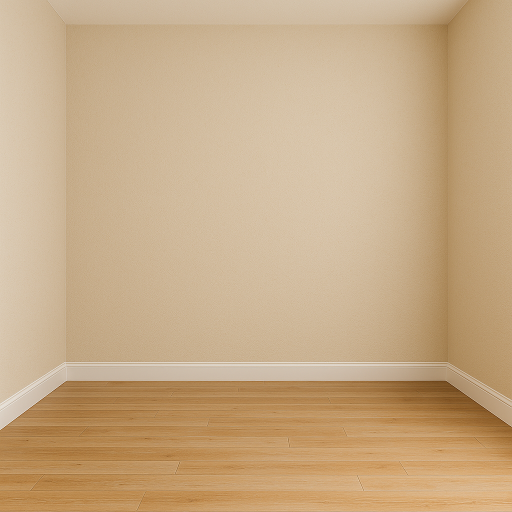
#> input picture media/images/room.png, 1024 x 1024 px (shown at 1/2 size)
$ python composeImg.py
#> lines starting #> are read from the running program, lines starting #| are printed output that depends on the picture
#!/usr/bin/env python3
"""
compose_people_hardcoded.py

Place two transparent-PNG “people” into a room background:
 - Scale the room to full monitor resolution
 - Helly on the left, Mark on the right
 - Equal spacing to the sides and between them
Scale each so that their face-region is
8° tall for Helly and 4° tall for Mark,
then shift both down by a fixed pixel offset,
additionally move Helly further down,
and shift Mark to the left by a fixed pixel offset.
"""

import math
import os
from PIL import Image

# === USER PARAMETERS ===
# Paths
media_dir = os.path.join(os.path.dirname(__file__), 'media', 'images')
BG_PATH       = os.path.join(media_dir, 'room.png')
P1_PATH       = os.path.join(media_dir, 'marki.png')    # Mark → will be on the right initially
P2_PATH       = os.path.join(media_dir, 'hellyi.png')   # Helly → will be on the left
OUTPUT_PATH   = os.path.join(media_dir, 'room_with_people.png')

# Face bounds in source images (Y-pixels)
FACE1_TOP     = 100   # Mark
FACE1_BOTTOM  = 300
FACE2_TOP     = 110   # Helly
FACE2_BOTTOM  = 310

# Desired face-height in degrees
DES_FACE1_DEG = 2.0   # Mark’s face: 4°
DES_FACE2_DEG = 4.0   # Helly’s face: 8°

# Monitor / screen specs (must match your PsychoPy monitor)
MON_WIDTH_CM     = 53.0      # physical width of monitor in cm
MON_DIST_CM      = 100.0     # viewing distance in cm
RES_X, RES_Y     = 1920, 1080  # resolution in pixels

# Vertical shifts (pixels)
VERT_SHIFT_PX        = 100   # applied to both Helly and Mark
HELLY_EXTRA_SHIFT_PX = 400   # additional downward shift for Helly only
# Horizontal shift for Mark (pixels)
MARK_LEFT_SHIFT_PX   = 200   # move Mark to the left
# === END PARAMETERS ===

def deg_to_px(deg, mon_width_cm, mon_dist_cm, res_px):
    """Convert visual angle in degrees to pixels."""
    width_mm   = mon_width_cm * 10
    dist_mm    = mon_dist_cm  * 10
    mm_per_px  = width_mm / res_px
    offset_mm  = dist_mm * math.tan(math.radians(deg))
    return offset_mm / mm_per_px


def main():
    # --- load & scale room background to full monitor resolution ---
    bg = Image.open(BG_PATH).convert('RGBA')
    bg = bg.resize((RES_X, RES_Y), Image.LANCZOS)
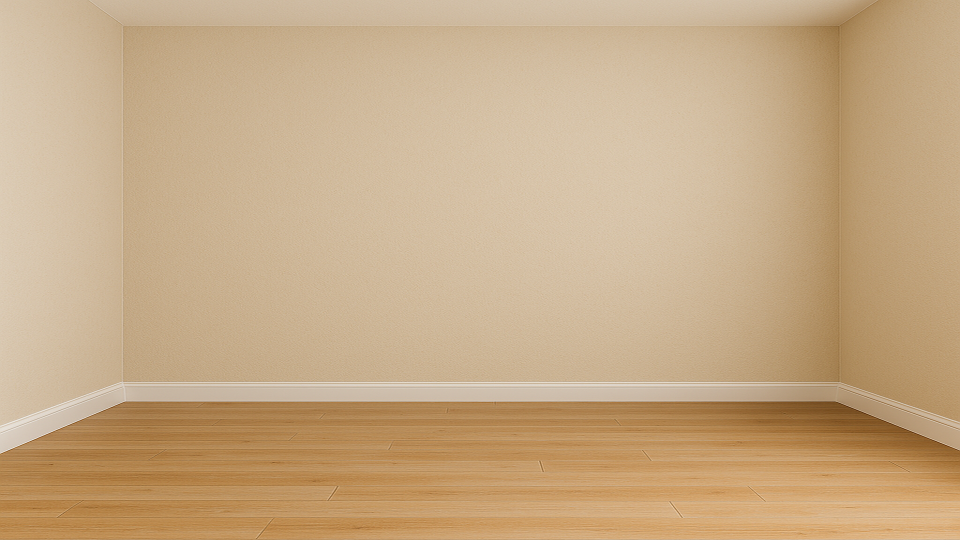
#> bg: PIL image 1920x1080 RGBA (shown at 1/2 size); mean R, G, B, A 198.6, 170.2, 133.8, 255

    # --- load people images ---
    mark  = Image.open(P1_PATH).convert('RGBA')
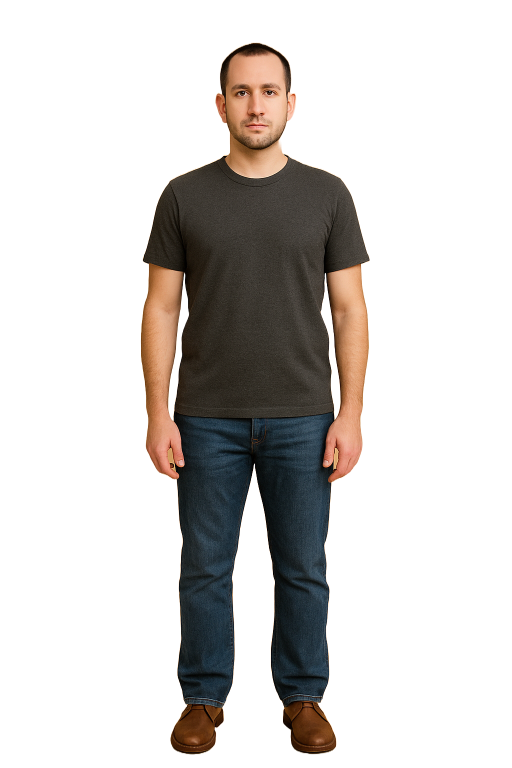
#> input picture media/images/marki.png, 1024 x 1536 px (shown at 1/2 size)
#> mark is the input picture: PIL image 1024x1536 RGBA; mean R, G, B, A 20.8, 17.6, 15.1, 65.7
    helly = Image.open(P2_PATH).convert('RGBA')
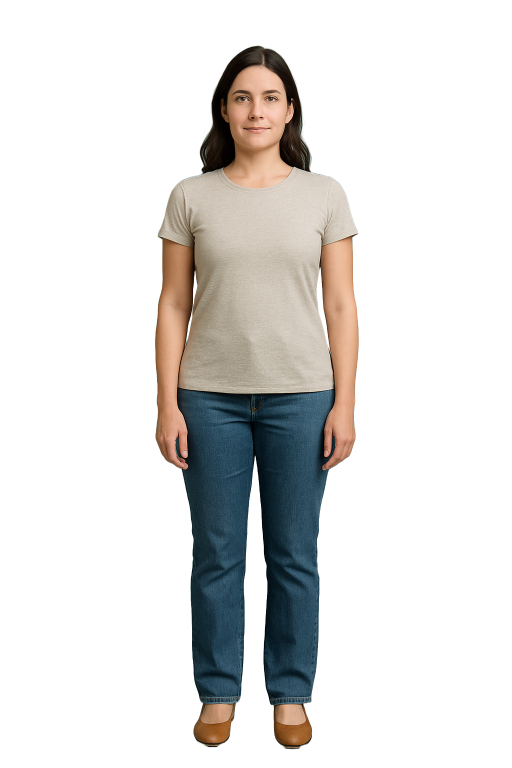
#> input picture hellyi.png, 1024 x 1536 px, found by its file name (shown at 1/2 size)
#> helly is the input picture: PIL image 1024x1536 RGBA; mean R, G, B, A 30.1, 29, 27.3, 61.7

    # --- compute scale factors so face-region matches desired visual angle ---
    face1_px   = FACE1_BOTTOM - FACE1_TOP
    face2_px   = FACE2_BOTTOM - FACE2_TOP
    target1_px = deg_to_px(DES_FACE1_DEG, MON_WIDTH_CM, MON_DIST_CM, RES_X)
    target2_px = deg_to_px(DES_FACE2_DEG, MON_WIDTH_CM, MON_DIST_CM, RES_X)
    scale1     = target1_px / face1_px    # Mark’s scale
    scale2     = target2_px / face2_px    # Helly’s scale

    # --- apply uniform scaling (maintaining aspect ratio) ---
    def scaled(img, scale):
#> called with scale = 0.633
        w, h = img.size
#> w = 1024; h = 1536
        return img.resize((int(round(w * scale)), int(round(h * scale))), Image.LANCZOS)
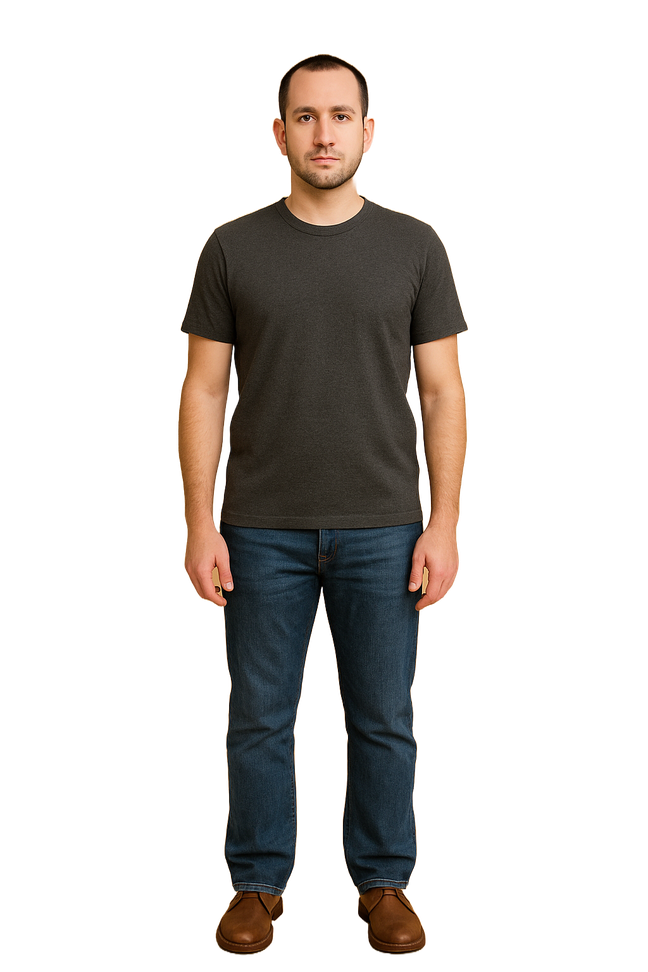
#> returned value: PIL image 648x972 RGBA; mean R, G, B, A 21.5, 18.2, 15.5, 65.7; transparent parts drawn white

    mark  = scaled(mark, scale1)
    helly = scaled(helly, scale2)

    # --- compute equal margins: left/inner/right gaps all the same ---
    total_w = bg.width
#> total_w = 1920
    # three gaps: left edge→helly, helly→mark, mark→right edge
    margin = (total_w - helly.width - mark.width) / 3.0
#> margin = -8.33
    x_helly = int(round(margin))
#> x_helly = -8
    x_mark_initial = int(round(2 * margin + helly.width))
#> x_mark_initial = 1280
    # apply extra left shift to Mark
    x_mark = x_mark_initial - MARK_LEFT_SHIFT_PX
#> x_mark = 1080

    # --- compute vertical positions and apply downward shifts ---
    y_center = int(round((bg.height) / 2))
#> y_center = 540
    y_helly  = y_center - helly.height // 2 + VERT_SHIFT_PX + HELLY_EXTRA_SHIFT_PX
#> y_helly = 68
    y_mark   = y_center - mark.height  // 2 + VERT_SHIFT_PX
#> y_mark = 154

    # --- composite & save ---
    composite = Image.new('RGBA', bg.size)
#> composite: PIL image 1920x1080 RGBA; every value is 0
    composite.paste(bg,    (0,      0))
    composite.paste(helly, (x_helly, y_helly), helly)
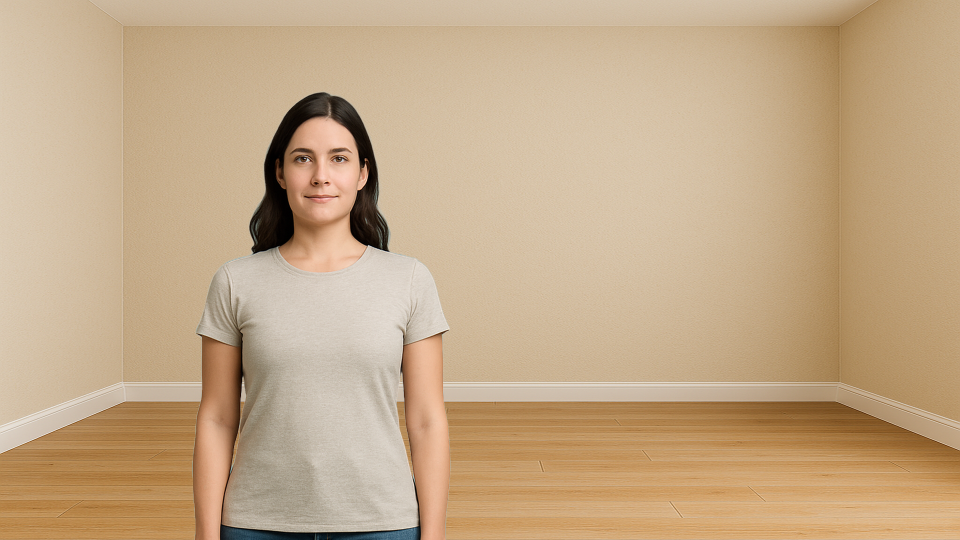
#> composite: PIL image 1920x1080 RGBA (shown at 1/2 size); mean R, G, B, A 195.4, 168.7, 135.8, 254.8; transparent parts drawn white
    composite.paste(mark,  (x_mark,  y_mark),  mark)
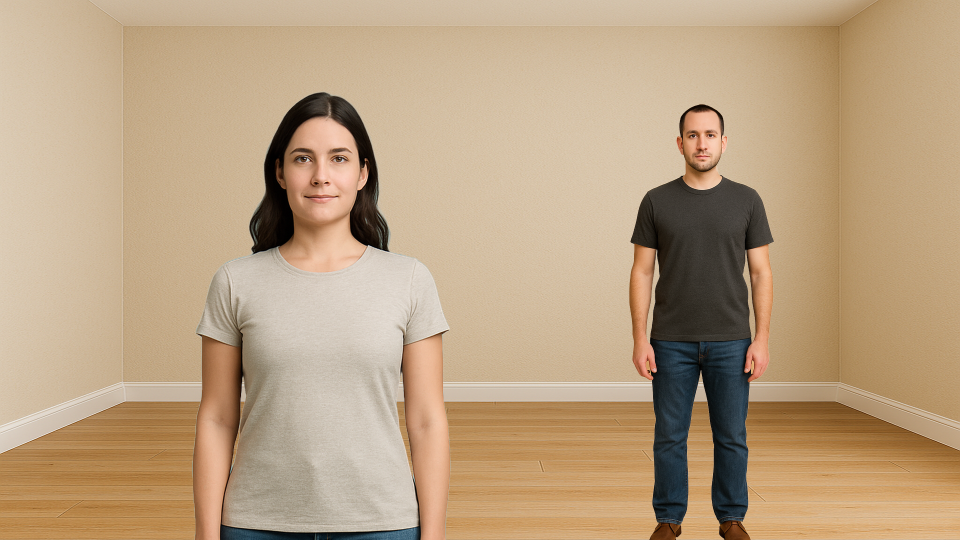
#> composite: PIL image 1920x1080 RGBA (shown at 1/2 size); mean R, G, B, A 185.8, 160.4, 129.5, 254.7; transparent parts drawn white
    composite.save(OUTPUT_PATH)

    print(f"Saved composite → {OUTPUT_PATH}")

if __name__ == '__main__':
    main()
